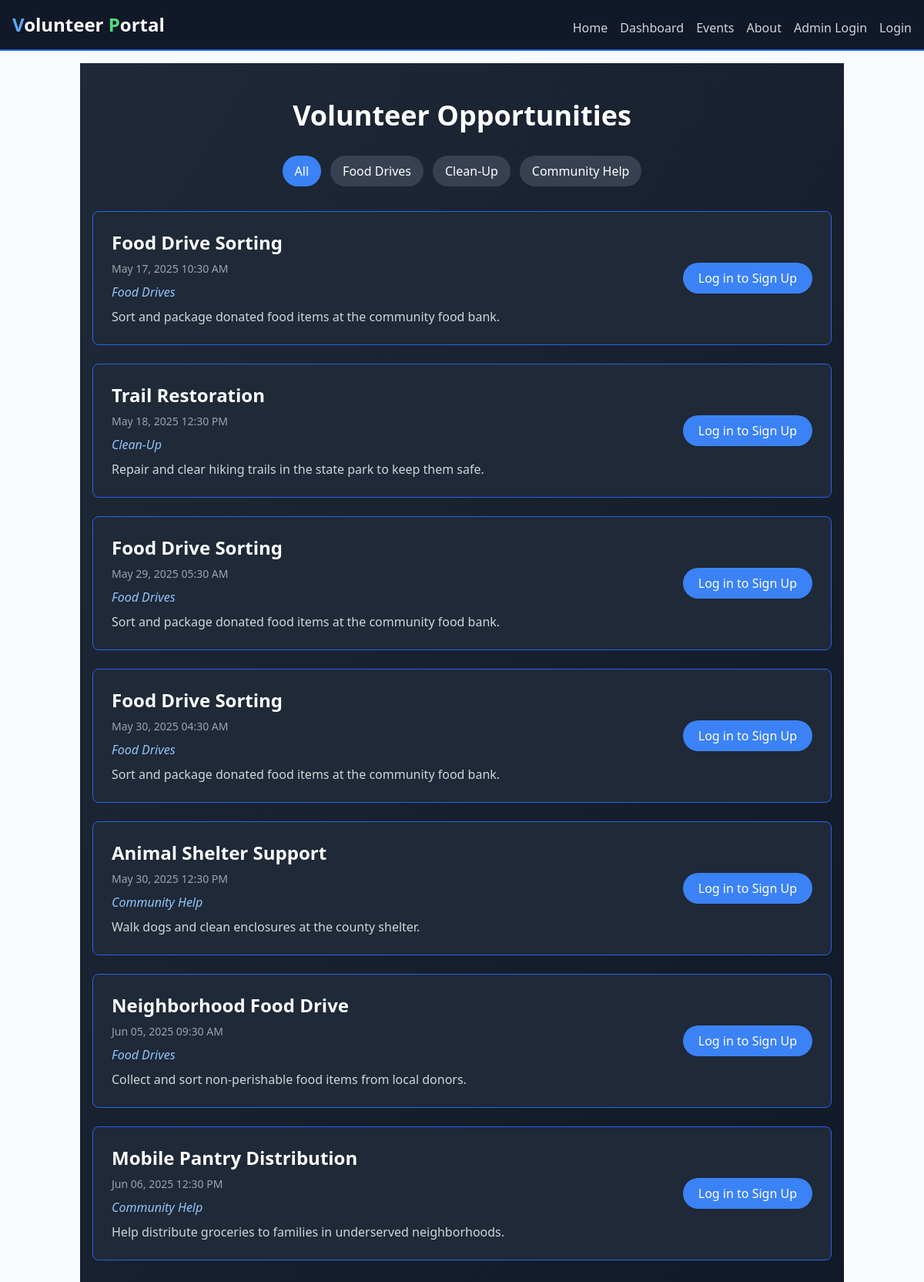
The app's page /events with its own data.
### app.py (models this page shows)
class Event(db.Model):
    id          = db.Column(db.Integer, primary_key=True)
    title       = db.Column(db.String(100), nullable=False)
    date        = db.Column(db.DateTime, nullable=False)
    description = db.Column(db.Text)
    category    = db.Column(db.String(50), nullable=False, default='General')

### app.py (the view, shortened to what this page needs)
@app.route('/events')
def events():
    categories = [c[0] for c in db.session.query(distinct(Event.category)).all()]
    selected   = request.args.get('category', 'All')
    q = Event.query
    if selected != 'All':
        q = q.filter_by(category=selected)
    events = q.order_by(Event.date).all()
    return render_template('events.html',
                           events=events,
                           categories=categories,
                           selected=selected)

### templates/events.html (shortened to what this page needs)
{% extends "base.html" %}
{% block content %}
<section class="bg-gradient-to-br from-gray-800 to-gray-900 py-12 text-white">
  <div class="container mx-auto px-4 space-y-8">
    <div class="text-center">
      <h2 class="text-4xl font-extrabold">Volunteer Opportunities</h2>
    </div>
    <div class="flex justify-center space-x-3">
      <a href="{{ url_for('events', category='All') }}"
         class="px-4 py-2 rounded-full font-medium transition
                {{ 'bg-blue-500 text-white' if selected=='All' else 'bg-gray-700 hover:bg-gray-600' }}">
        All
      </a>
      {% for cat in categories %}
        <a href="{{ url_for('events', category=cat) }}"
           class="px-4 py-2 rounded-full font-medium transition
                  {{ 'bg-blue-500 text-white' if selected==cat else 'bg-gray-700 hover:bg-gray-600' }}">
          {{ cat }}
        </a>
      {% endfor %}
    </div>
    {% if events %}
      <ul class="space-y-6">
        {% for ev in events %}
          <li class="bg-gray-800 border border-blue-600 rounded-lg p-6 flex flex-col md:flex-row justify-between">
            <div class="space-y-2">
              <h3 class="text-2xl font-semibold">{{ ev.title }}</h3>
              <p class="text-gray-400 text-sm">
                {{ ev.date.strftime('%b %d, %Y %I:%M %p') }}
              </p>
              <p class="italic text-blue-300">{{ ev.category }}</p>
              <p class="text-gray-300">{{ ev.description }}</p>
            </div>
            <div class="mt-4 md:mt-0 flex items-center">
              {% if session.get('user') %}
                <form action="{{ url_for('signup', event_id=ev.id) }}" method="post">
                  <button class="px-5 py-2 bg-green-500 hover:bg-green-600 rounded-full font-medium transition">
                    Sign Up
                  </button>
                </form>
              {% else %}
                <a href="{{ url_for('login') }}"
                   class="px-5 py-2 bg-blue-500 hover:bg-blue-600 rounded-full font-medium transition">
                  Log in to Sign Up
                </a>
              {% endif %}
            </div>
          </li>
        {% endfor %}
      </ul>
    {% else %}
      <p class="text-center text-gray-400">(no events in this category)</p>
    {% endif %}
  </div>
</section>
{% endblock %}

### templates/base.html (shortened to what this page needs)
<!DOCTYPE html>
<html lang="en">
<head>
  <script src="https://cdn.tailwindcss.com"></script>
</head>
<body class="min-h-screen bg-gray-50">
  <nav class="bg-gray-900 border-b-2 border-blue-600 p-4 md:flex md:items-center md:justify-between">
    <div class="flex items-center justify-between">
        <div class="text-2xl font-extrabold text-white">
        <span class="text-blue-400">V</span>olunteer
        <span class="text-green-400">P</span>ortal
      </div>
    </div>
    <div id="nav-menu" class="mt-2 hidden md:flex md:space-x-4">
      <a href="{{ url_for('home') }}" class="block py-1 md:py-0 text-gray-300 hover:text-white transition">Home</a>
      <a href="{{ url_for('volunteer_dashboard') }}" class="block py-1 md:py-0 text-gray-300 hover:text-white transition">Dashboard</a>
      <a href="{{ url_for('events') }}" class="block py-1 md:py-0 text-gray-300 hover:text-white transition">Events</a>
      <a href="{{ url_for('about') }}" class="block py-1 md:py-0 text-gray-300 hover:text-white transition">About</a>
      {% if session.get('role') == 'admin' %}
        <a href="{{ url_for('admin_dashboard') }}" class="block py-1 md:py-0 hover:underline">Admin</a>
      {% else %}
        <a href="{{ url_for('admin_login') }}" class="block py-1 md:py-0 text-gray-300 hover:text-white transition">Admin Login</a>
      {% endif %}
       {% if session.get('user') %}
        <a href="{{ url_for('logout') }}" class="block py-1 md:py-0 text-gray-300 hover:text-white transition">Logout</a>
      {% else %}
        <a href="{{ url_for('login') }}" class="block py-1 md:py-0 text-gray-300 hover:text-white transition">Login</a>
      {% endif %}
    </div>
  </nav>
  <main class="container mx-auto p-4">
    {% block content %}{% endblock %}
  </main>
</body>
</html>

### records on screen
Event: title "Food Drive Sorting", date "May 17, 2025 10:30 AM", category "Food Drives", description "Sort and package donated food items at the community food bank."
Event: title "Trail Restoration", date "May 18, 2025 12:30 PM", category "Clean-Up", description "Repair and clear hiking trails in the state park to keep them safe."
Event: title "Food Drive Sorting", date "May 29, 2025 05:30 AM", category "Food Drives", description "Sort and package donated food items at the community food bank."
Event: title "Food Drive Sorting", date "May 30, 2025 04:30 AM", category "Food Drives", description "Sort and package donated food items at the community food bank."
Event: title "Animal Shelter Support", date "May 30, 2025 12:30 PM", category "Community Help", description "Walk dogs and clean enclosures at the county shelter."
Event: title "Neighborhood Food Drive", date "Jun 05, 2025 09:30 AM", category "Food Drives", description "Collect and sort non‐perishable food items from local donors."
Event: title "Mobile Pantry Distribution", date "Jun 06, 2025 12:30 PM", category "Community Help", description "Help distribute groceries to families in underserved neighborhoods."

### other values on screen
{{ cat }} "Food Drives" "Clean-Up" "Community Help"
